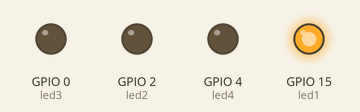
The program below on a simulated ESP32 board running MicroPython. On the bench: output pins drawn as LEDs (lit = HIGH).

Above: at 1.0 s.
At 4.0 s:
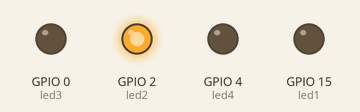
At 7.0 s:
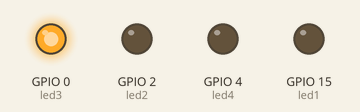
At 10.0 s:
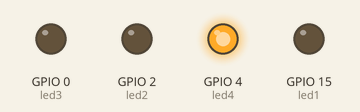
At 14.5 s:
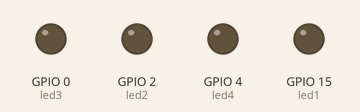
Timing chart, 0 to 15.6 s (numbered marks = the images above):
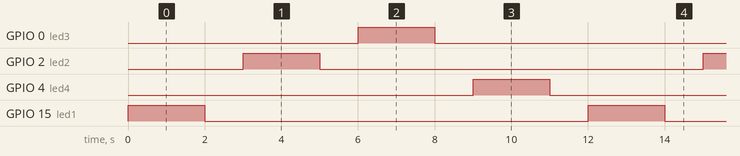

Measured:
- by itself, GPIO 0 (led3), GPIO 2 (led2), GPIO 4 (led4), GPIO 15 (led1): alternates HIGH for 2.0 s and LOW for 10.0 s
- by itself, everything shown: repeats every 12.0 s, in 8 steps

The program:

teste_4_reles_-_boot.py
```python
import time
from machine import Pin
led1=Pin(15,Pin.OUT) #default blue led
led2=Pin(2,Pin.OUT)
led3=Pin(0,Pin.OUT)
led4=Pin(4,Pin.OUT)

while True:
    led1.value(1)
    time.sleep(2)
    led1.value(0)
    time.sleep(1)
    led2.value(1)
    time.sleep(2)
    led2.value(0)
    time.sleep(1)
    led3.value(1)
    time.sleep(2)
    led3.value(0)
    time.sleep(1)
    led4.value(1)
    time.sleep(2)
    led4.value(0)
    time.sleep(1)
```
